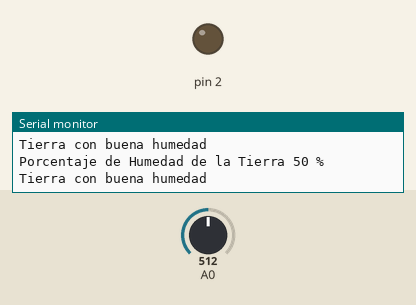
Bench run of a sketch on a simulated Arduino Uno, built with avr-gcc and run on an emulated ATmega328P. Parts: output pins drawn as LEDs (lit = HIGH), the last lines printed to the serial monitor. The test bench sets the inputs (shaded band); at power-on: A0 = 512.

Above: at 1.6 s.
1.7 s: A0 set to 601
3.6 s: A0 set to 623
At 5.2 s:
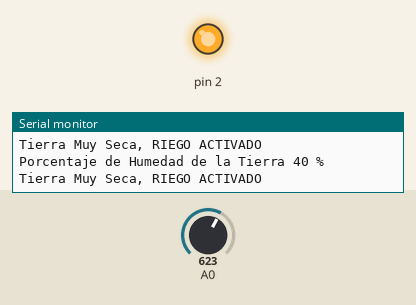
5.5 s: A0 set to 511
At 6.8 s:
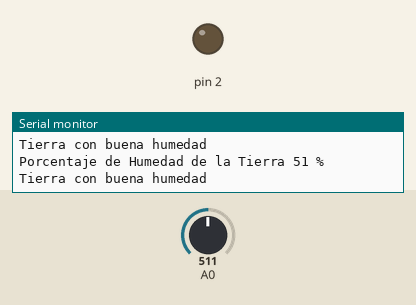
7.1 s: A0 set to 716
At 7.5 s:
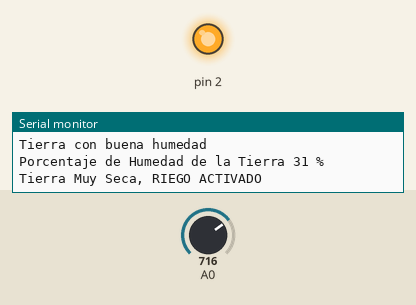
Timing chart, 0 to 9.7 s (numbered marks = the images above; inputs shaded):
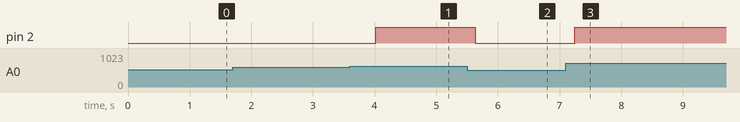

The sketch:

practica_18.ino
```cpp
int humedad_del_suelo;

void setup() {
  pinMode(2,OUTPUT);

  Serial.begin(9600);
}

void loop() {
  humedad_del_suelo = analogRead(0);

  //Convertimos el valor analogo 0-1023 a porcentaje 100-0
  humedad_del_suelo = map(humedad_del_suelo, 0, 1023, 100, 0);

  Serial.print("Porcentaje de Humedad de la Tierra ");
  Serial.print(humedad_del_suelo);
  Serial.println(" %");

  if (humedad_del_suelo <= 40) {
    Serial.println("Tierra Muy Seca, RIEGO ACTIVADO");

    digitalWrite(2,1);
  }

  if ((humedad_del_suelo > 40) and (humedad_del_suelo <= 65)) {
    digitalWrite(2,0);

    Serial.println("Tierra con buena humedad");
  }

  if (humedad_del_suelo > 65) {
    digitalWrite(2,0);

    Serial.println("Demasiada Agua, REQUIERE DRENAR AGUA");
  }

  delay(800);
}
```

Measured:
- the behaviour switches between 613 and 614 on A0 (found by bisection; images 0 and 1)
- after the input at 3.6 s, pin 2: LOW → HIGH after 0.42 s
- after the input at 5.5 s, pin 2: HIGH → LOW after 0.13 s
- after the input at 7.1 s, pin 2: LOW → HIGH after 0.14 s
